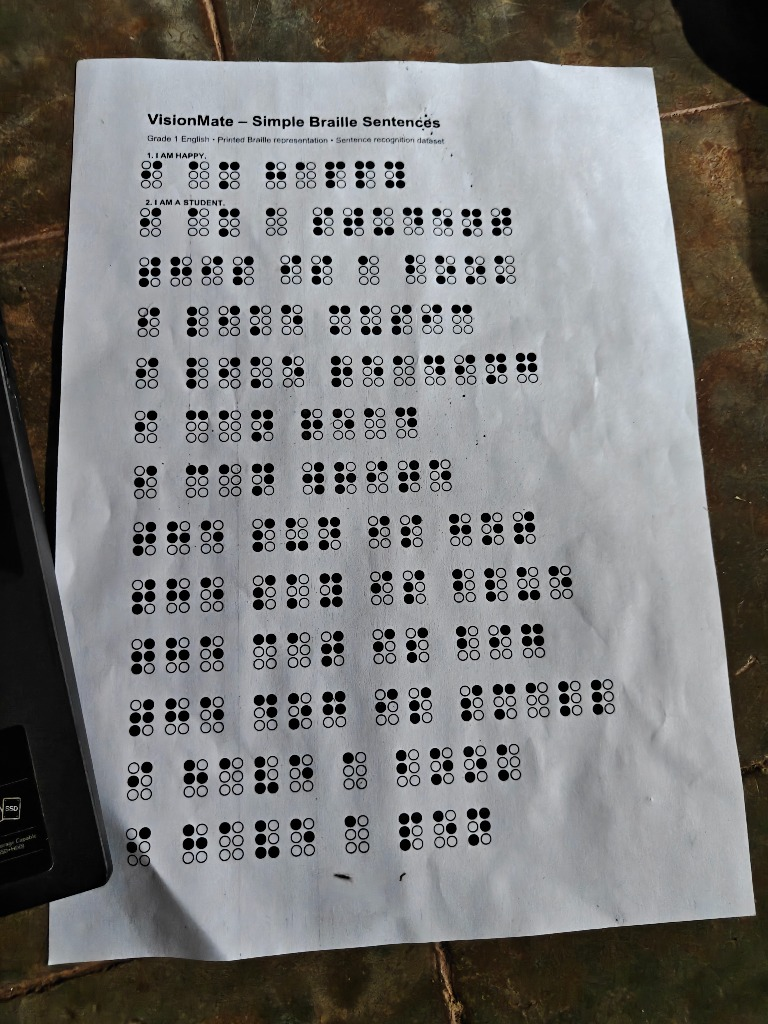
#> input picture embossed_braille_recognition/testing/experiments/test_user_scanned_sheet.jpg, 768 x 1024 px, found by its file name
$ python test_discrimination.py
#> lines starting #> are read from the running program, lines starting #| are printed output that depends on the picture; after the words box and inside, x2 and y2 are one past the last pixel; in counts of white or black regions, pixels touching at a corner belong together
import numpy as np
from PIL import Image
import math

img = Image.open('scratch/test_user_scanned_sheet.jpg').convert('L')
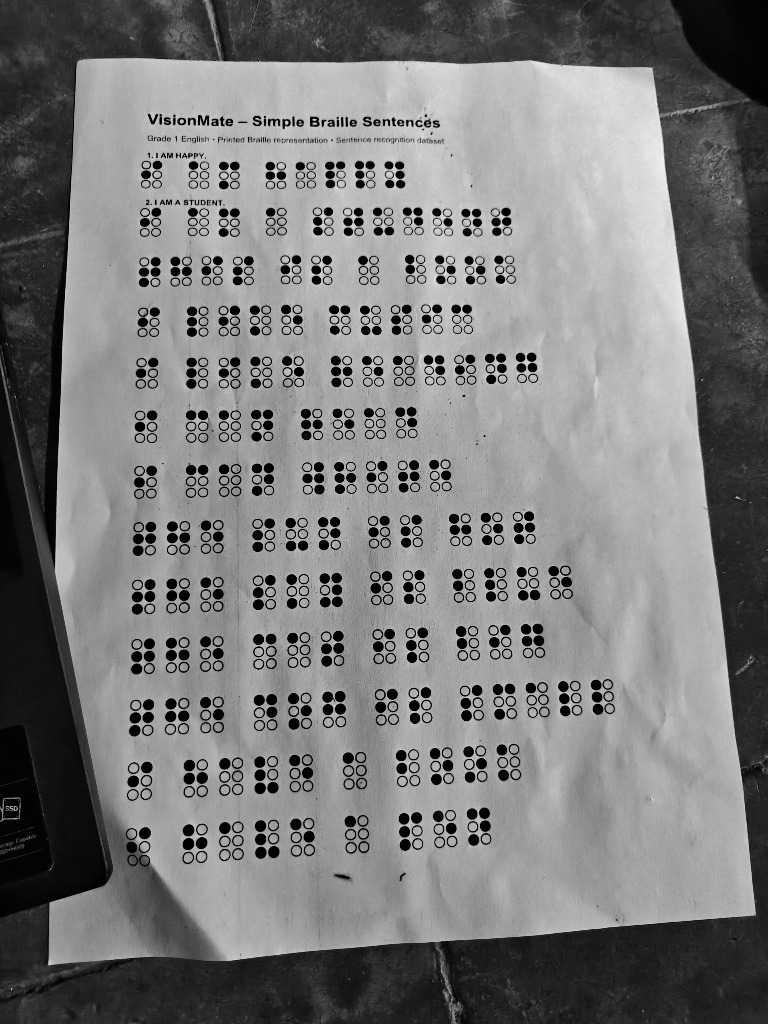
#> img: PIL image 768x1024 L; min 0, max 242, mean 121.5
arr = np.array(img)
h, w = arr.shape
#> h = 1024; w = 768

# 1. Paper bbox detection
row_profile = np.percentile(arr, 75, axis=1)
#> row_profile = 1024 values, max 199 at index 67, min 36 at index 985, mean 157.8
col_profile = np.percentile(arr, 75, axis=0)
#> col_profile = 768 values, max 201 at index 650, min 37 at index 0, mean 158.3
paper_y = np.where(row_profile > 140)[0]
#> paper_y = 889 values from 61 to 949
paper_x = np.where(col_profile > 140)[0]
#> paper_x = 667 values from 60 to 726
min_y, max_y = paper_y[0] + 10, paper_y[-1] - 10
#> min_y = 71; max_y = 939
min_x, max_x = paper_x[0] + 10, paper_x[-1] - 10
#> min_x = 70; max_x = 716

# 2. Local thresholding (integral Bradley-Roth)
# Let's compute integral image
int_img = np.pad(arr, ((1, 0), (1, 0)), mode='constant', constant_values=0)
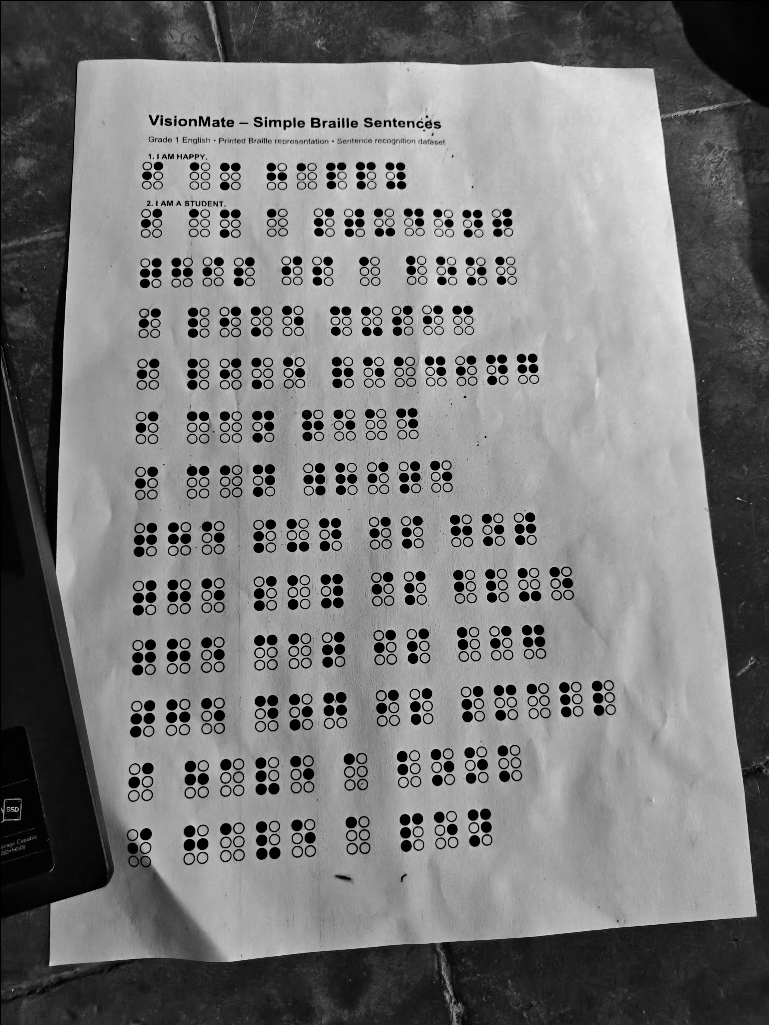
#> int_img: shape (1025, 769); min 0, max 242, mean 121.2
int_img = np.cumsum(np.cumsum(int_img, axis=0), axis=1)
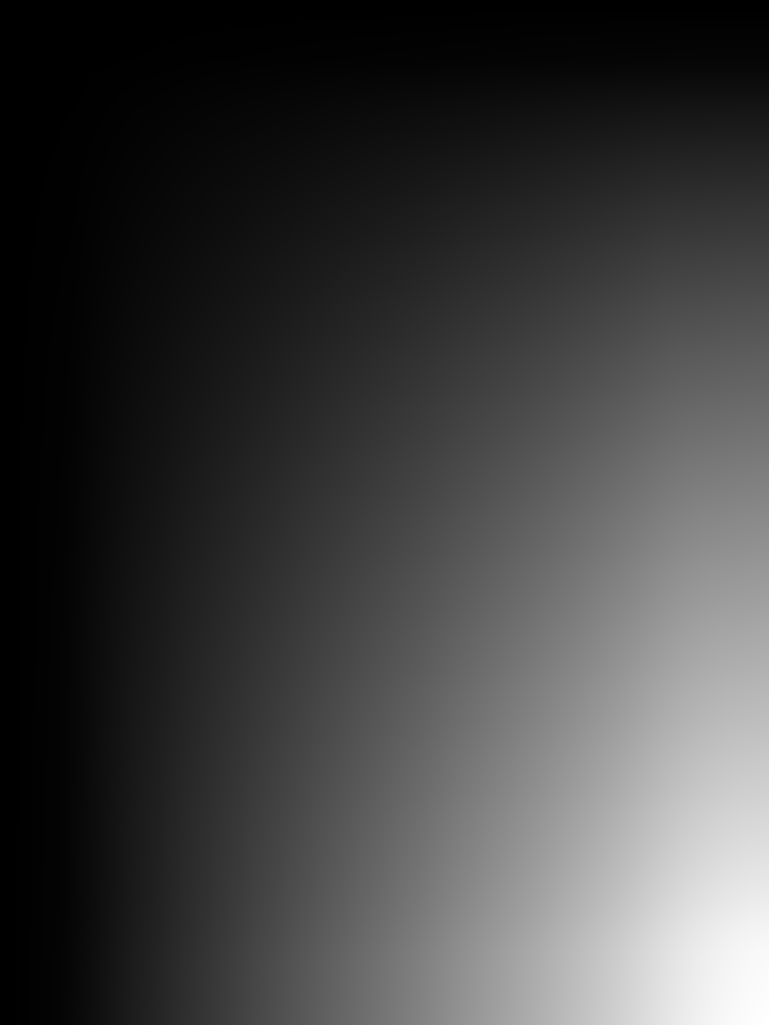
#> int_img: shape (1025, 769) uint64; min 0, max 95540263, mean 24179745.3; drawn with min black and max white

win = max(16, min(w, h) // 16)
#> win = 48
half = win // 2
#> half = 24

# Check binarization
bin_mask = np.zeros((h, w), dtype=np.uint8)

for y in range(min_y, max_y):
    y1 = max(0, y - half)
    y2 = min(h - 1, y + half)
    for x in range(min_x, max_x):
        x1 = max(0, x - half)
        x2 = min(w - 1, x + half)
        count = (y2 - y1 + 1) * (x2 - x1 + 1)
        s = int_img[y2 + 1, x2 + 1] - int_img[y1, x2 + 1] - int_img[y2 + 1, x1] + int_img[y1, x1]
        local_mean = s / count
        # Foreground if significantly darker than local background
        if arr[y, x] < local_mean * 0.82:
            bin_mask[y, x] = 1
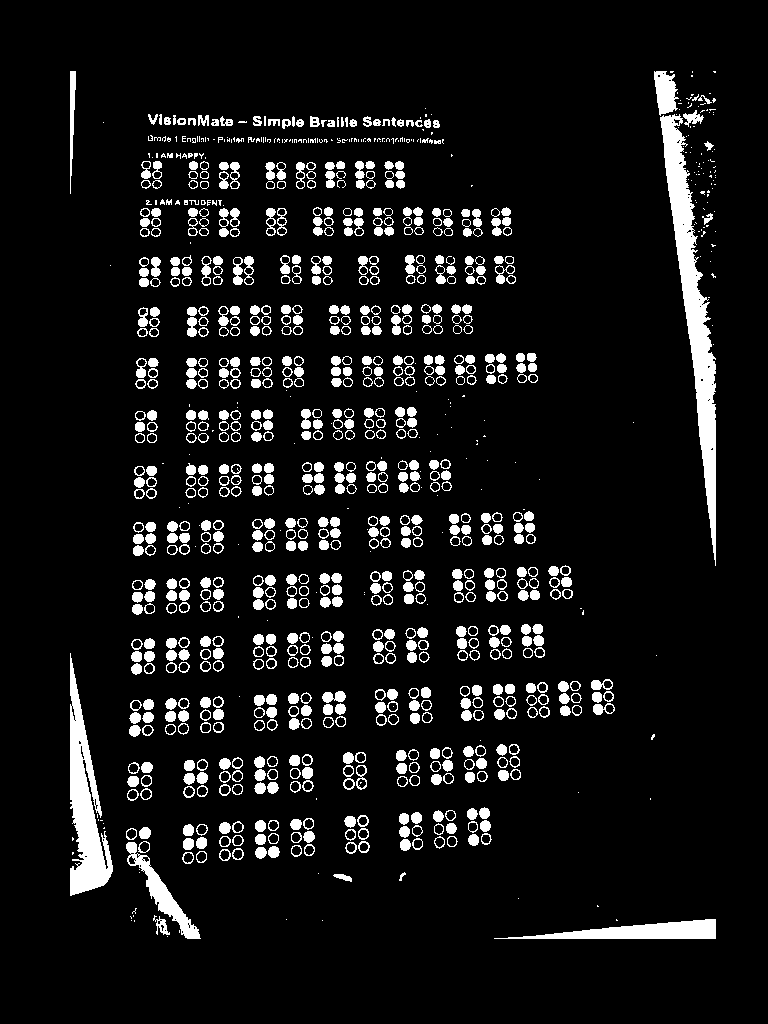
#> bin_mask: shape (1024, 768); values 0 (black) and 1 (white), 8.6% white; 1086 white regions (276 under 20 px), largest, box (x1, y1, x2, y2) and area: (660, 114, 716, 566) 7350, (70, 653, 113, 896) 4730, (494, 919, 716, 939) 2338

print(f"Binarized mask foreground pixels: {np.sum(bin_mask)}")
#| Binarized mask foreground pixels: 67802

# 3. Connected component labeling
from scipy.ndimage import label
labeled, num_features = label(bin_mask)
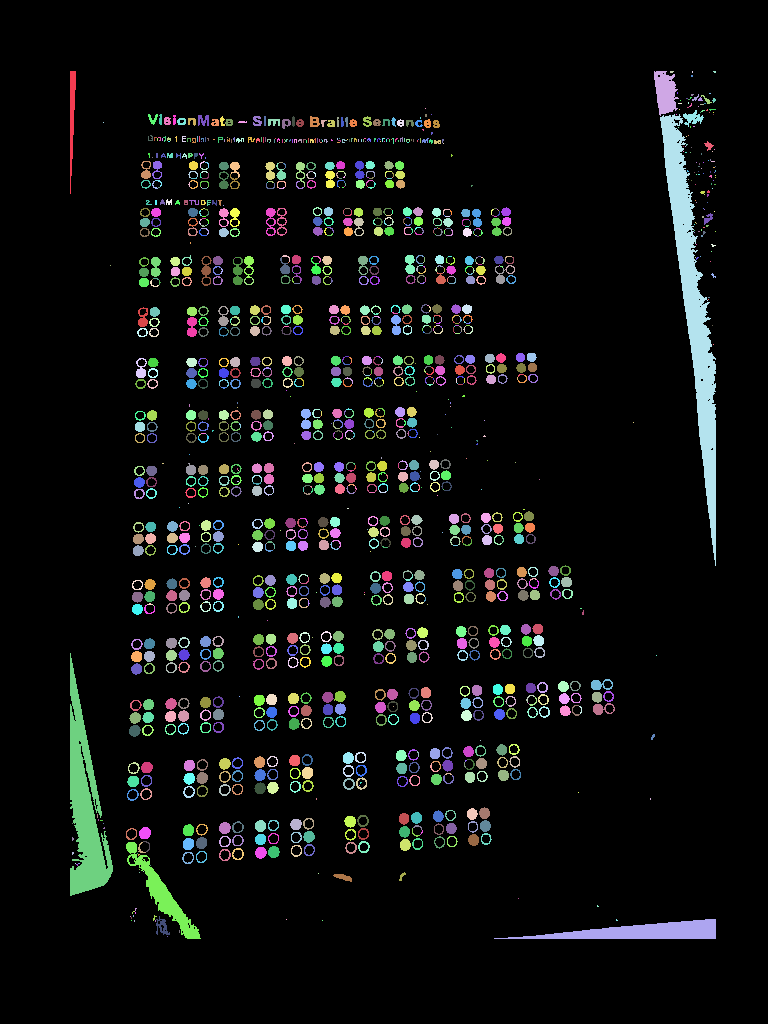
#> labeled: shape (1024, 768) int32; 1493 distinct labels, from 0 to 1492; one colour per label, 0 black
#> num_features = 1492
print(f"Num connected components: {num_features}")
#| Num connected components: 1492

# 4. Blob analysis: filter for circular blobs and check SOLID vs HOLLOW
candidates = []
for i in range(1, num_features + 1):
    ys, xs = np.where(labeled == i)
    area = len(ys)
    if area < 6 or area > 400:
        continue
    min_bx, max_bx = xs.min(), xs.max()
    min_by, max_by = ys.min(), ys.max()
    bw = max_bx - min_bx + 1
    bh = max_by - min_by + 1
    aspect = bw / float(bh)
    if aspect < 0.45 or aspect > 2.2:
        continue

    cx = float(np.mean(xs))
    cy = float(np.mean(ys))
    radius = math.sqrt(area / math.pi)

    # Now check if this blob is SOLID or HOLLOW:
    # Sample pixels within inner 0.5 * radius of (cx, cy)
    # in the original grayscale image
    icx, icy = int(round(cx)), int(round(cy))
    core_vals = []
    for dy in range(-int(radius * 0.6), int(radius * 0.6) + 1):
        for dx in range(-int(radius * 0.6), int(radius * 0.6) + 1):
            if dx*dx + dy*dy <= (radius * 0.6)**2:
                py = icy + dy
                px = icx + dx
                if 0 <= py < h and 0 <= px < w:
                    core_vals.append(arr[py, px])

    if not core_vals:
        continue

    core_mean = np.mean(core_vals)
    # Also find local background around this dot (distance between radius*1.5 and radius*2.5)
    bg_vals = []
    for dy in range(-int(radius * 2.5), int(radius * 2.5) + 1):
        for dx in range(-int(radius * 2.5), int(radius * 2.5) + 1):
            dist2 = dx*dx + dy*dy
            if (radius * 1.5)**2 <= dist2 <= (radius * 2.5)**2:
                py = icy + dy
                px = icx + dx
                if 0 <= py < h and 0 <= px < w:
                    bg_vals.append(arr[py, px])

    local_bg = np.mean(bg_vals) if bg_vals else 180.0

    # Is it solid?
    # Solid dot: core_mean is dark relative to local_bg
    # Hollow ring: core_mean is close to local_bg!
    is_solid = core_mean < (local_bg * 0.55) or core_mean < 80

    candidates.append({
        'cx': cx, 'cy': cy, 'radius': radius, 'area': area,
        'core_mean': core_mean, 'local_bg': local_bg, 'is_solid': is_solid
    })
#> this loop made 1492 passes
#> (area, min_bx, max_bx, min_by, max_by, bw, bh, aspect) on passes 11, 29, 34: (31, 701, 711, 95, 103, 11, 9, 1.22), (166, 683, 703, 110, 126, 21, 17, 1.24), (53, 148, 157, 114, 124, 10, 11, 0.909)
#> after the loop, candidates = 894 items

solid_dots = [c for c in candidates if c['is_solid']]
#> solid_dots = 403 items
hollow_dots = [c for c in candidates if not c['is_solid']]
#> hollow_dots = 491 items
print(f"Total candidates: {len(candidates)}, Solid dots: {len(solid_dots)}, Hollow dots: {len(hollow_dots)}")
#| Total candidates: 894, Solid dots: 403, Hollow dots: 491

# Inspect first line of Braille (y between 150 and 195)
line1_solids = [c for c in solid_dots if 150 <= c['cy'] <= 195]
#> line1_solids = 28 items
line1_hollows = [c for c in hollow_dots if 150 <= c['cy'] <= 195]
#> line1_hollows = 24 items
print(f"Line 1: {len(line1_solids)} solid dots, {len(line1_hollows)} hollow dots")
#| Line 1: 28 solid dots, 24 hollow dots

$ run again, with embossed_braille_recognition/testing/experiments/bottom_braille.png saved as embossed_braille_recognition/testing/experiments/test_user_scanned_sheet.jpg
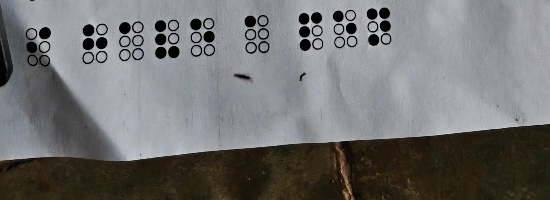
#> input picture embossed_braille_recognition/testing/experiments/bottom_braille.png, 550 x 200 px, found by its file name
#> row_profile = 200 values, max 169 at index 122, min 36 at index 161, mean 134.7
#> col_profile = 550 values, max 175 at index 125, min 120.2 at index 48, mean 157
#> paper_y = 151 values from 0 to 150
#> paper_x = 502 values from 37 to 549
#> min_y = 10; max_y = 140
#> min_x = 47; max_x = 539
#> after the loop `for y in range(min_y, max_y):`:
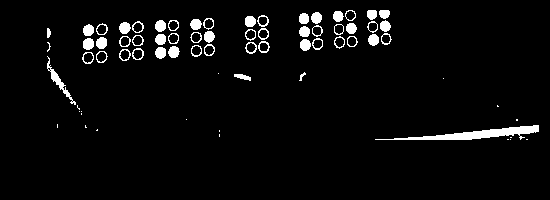
#> bin_mask: shape (200, 550); values 0 (black) and 1 (white), 4.2% white; 72 white regions (19 under 20 px), largest, box (x1, y1, x2, y2) and area: (375, 125, 539, 140) 911, (47, 56, 76, 105) 226, (119, 22, 131, 34) 109
#| Binarized mask foreground pixels: 4669
#> `labeled, num_features = label(bin_mask)`:
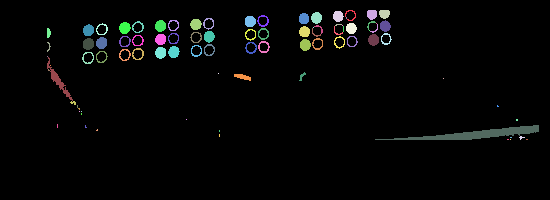
#> labeled: shape (200, 550) int32; 88 distinct labels, from 0 to 87; one colour per label, 0 black
#> num_features = 87
#| Num connected components: 87
#> the loop `for i in range(1, num_features + 1):` made 87 passes
#> (area, min_bx, max_bx, min_by, max_by, bw, bh, aspect) on passes 1 to 8: (36, 345, 355, 10, 20, 11, 11, 1), (85, 367, 376, 10, 19, 10, 10, 1), (81, 379, 389, 10, 18, 11, 9, 1.22), (94, 333, 343, 11, 21, 11, 11, 1), (102, 311, 321, 12, 23, 11, 12, 0.917), (94, 299, 308, 13, 23, 10, 11, 0.909), (53, 257, 268, 15, 26, 12, 12, 1), (103, 245, 255, 16, 26, 11, 11, 1)
#| Total candidates: 54, Solid dots: 25, Hollow dots: 29
#| Line 1: 0 solid dots, 0 hollow dots

$ run again, with embossed_braille_recognition/testing/experiments/crop_bottom.png saved as embossed_braille_recognition/testing/experiments/test_user_scanned_sheet.jpg
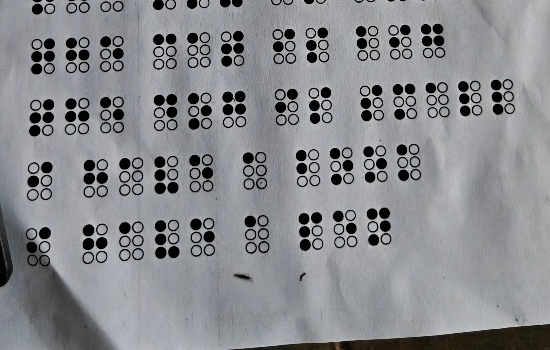
#> input picture embossed_braille_recognition/testing/experiments/crop_bottom.png, 550 x 350 px, found by its file name
#> row_profile = 350 values, max 169 at index 322, min 146.8 at index 349, mean 164
#> col_profile = 550 values, max 175 at index 307, min 146 at index 0, mean 162.5
#> paper_y = 350 values from 0 to 349
#> paper_x = 550 values from 0 to 549
#> min_y = 10; max_y = 339
#> min_x = 10; max_x = 539
#> after the loop `for y in range(min_y, max_y):`:
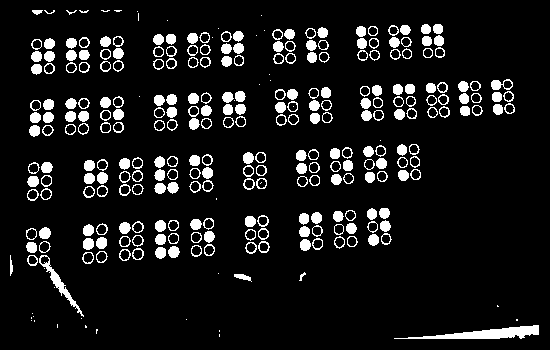
#> bin_mask: shape (350, 550); values 0 (black) and 1 (white), 9.7% white; 301 white regions (39 under 20 px), largest, box (x1, y1, x2, y2) and area: (394, 325, 539, 339) 920, (39, 255, 84, 317) 394, (491, 79, 513, 90) 131
#| Binarized mask foreground pixels: 18749
#> `labeled, num_features = label(bin_mask)`:
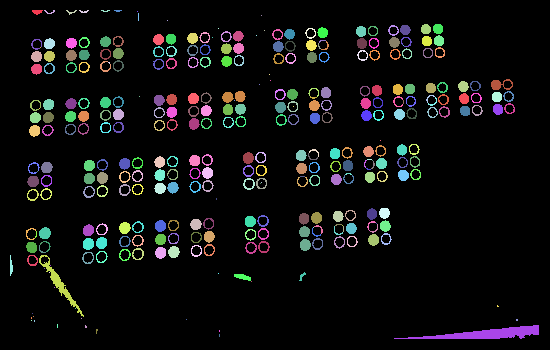
#> labeled: shape (350, 550) int32; 339 distinct labels, from 0 to 338; one colour per label, 0 black
#> num_features = 338
#| Num connected components: 338
#> the loop `for i in range(1, num_features + 1):` made 338 passes
#> (area, min_bx, max_bx, min_by, max_by, bw, bh, aspect) on passes 1, 11, 12: (38, 32, 42, 10, 14, 11, 5, 2.2), (83, 421, 430, 24, 33, 10, 10, 1), (86, 433, 442, 24, 33, 10, 10, 1)
#| Total candidates: 267, Solid dots: 119, Hollow dots: 148
#| Line 1: 23 solid dots, 36 hollow dots
